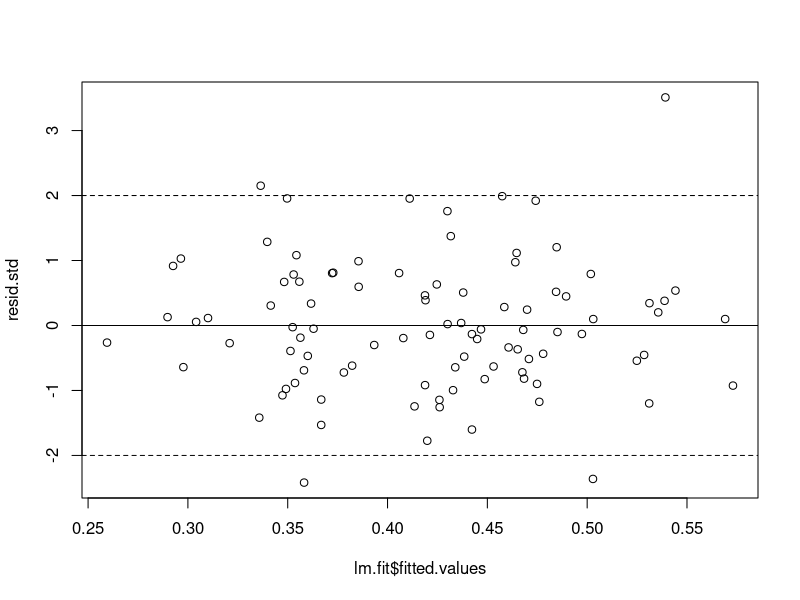

Source code (R):
# 2.2 Linear Gaussian Models - Exercise

bb <- read.table("basketball.txt", header=TRUE)
attach(bb)

head(bb)
n <- nrow(bb)

### ESTIMATE COEFFS USING MLE FORMULA ###

# need:
# X design matrix
# y responses

X <- cbind(rep(1, n), Height, APM, MPG, Age)
y <- PPM

(coeff.est <- solve(t(X) %*% X) %*% t(X) %*% y)

### ESTIMATE COEFFS USING LM FUNCTION ###

lm.fit <- lm(PPM ~ Height + APM + MPG + Age)
lm.fit$coefficients

### ESTIMATE COEFFS USING GLM FUNCTION ###

glm.fit <- glm(PPM ~ Height + APM + MPG + Age, family = "gaussian")
glm.fit$coefficients

### CONFIDENCE INTERVALS FOR PARAMETERS - USING MATH ###

params = 5
sigma.hat <- sqrt(sum(summary(lm.fit)$residuals^2)/(n-params))

cov.est <- sigma.hat^2 * solve(t(X) %*% X)
SE.est <- sqrt(diag(cov.est)) # vector of SEs for all parameters

alpha <- 0.05
t_crit <- qt(alpha/2, n-2, lower.tail = FALSE)

beta.est <- lm.fit$coefficients # vector of estimates for all parameters

# CI for beta0
(CI.beta0.lower <- beta.est[1] - t_crit*SE.est[1])
(CI.beta0.upper <- beta.est[1] + t_crit*SE.est[1])

# CI for beta1
(CI.beta1.lower <- beta.est[2] - t_crit*SE.est[2])
(CI.beta1.upper <- beta.est[2] + t_crit*SE.est[2])

# CI for beta2
(CI.beta2.lower <- beta.est[3] - t_crit*SE.est[3])
(CI.beta2.upper <- beta.est[3] + t_crit*SE.est[3])

# CI for beta3
(CI.beta3.lower <- beta.est[4] - t_crit*SE.est[4])
(CI.beta3.upper <- beta.est[4] + t_crit*SE.est[4])

# CI for beta4
(CI.beta4.lower <- beta.est[5] - t_crit*SE.est[5])
(CI.beta4.upper <- beta.est[5] + t_crit*SE.est[5])

### CONFIDENCE INTERVALS FOR PARAMETERS - USING FUNCTION ### 

confint(lm.fit)

### HYPOTHESIS TESTING FOR PARAMETERS - COMPARING T-STATS ###

# calculate t-statistic for each coefficient
# make sure they match the t-stats in lm output

(t.beta0 <- beta.est[1] / SE.est[1])
(t.beta1 <- beta.est[2] / SE.est[2])
(t.beta2 <- beta.est[3] / SE.est[3])
(t.beta3 <- beta.est[4] / SE.est[4])
(t.beta4 <- beta.est[5] / SE.est[5])

# compare against t_crit

if (abs(t.beta0) < t_crit) { print("Do not reject H0") } else { print("Reject H0") }
if (abs(t.beta1) < t_crit) { print("Do not reject H0") } else { print("Reject H0") }
if (abs(t.beta2) < t_crit) { print("Do not reject H0") } else { print("Reject H0") }
if (abs(t.beta3) < t_crit) { print("Do not reject H0") } else { print("Reject H0") }
if (abs(t.beta4) < t_crit) { print("Do not reject H0") } else { print("Reject H0") }

### HYPOTHESIS TESTING FOR PARAMETERS - COMPARING P-VALUES ###

# calculate p-value for each coefficient
# make sure they match the p-values in lm output

p.beta0 <- 2 * pt(t.beta0, df = n-params, lower.tail = FALSE) 
p.beta1 <- 2 * pt(t.beta1, df = n-params, lower.tail = FALSE) 
p.beta2 <- 2 * pt(t.beta2, df = n-params) # because t = neg
p.beta3 <- 2 * pt(t.beta3, df = n-params, lower.tail = FALSE) 
p.beta4 <- 2 * pt(t.beta4, df = n-params) # because t = neg

# OR could take absolute value for every t
# so it always calculate the right-side tail

p.beta0 <- 2 * pt(abs(t.beta0), df = n-params, lower.tail = FALSE) 
p.beta1 <- 2 * pt(abs(t.beta1), df = n-params, lower.tail = FALSE) 
p.beta2 <- 2 * pt(abs(t.beta2), df = n-params, lower.tail = FALSE)
p.beta3 <- 2 * pt(abs(t.beta3), df = n-params, lower.tail = FALSE) 
p.beta4 <- 2 * pt(abs(t.beta4), df = n-params, lower.tail = FALSE)

# compare against alpha

if (p.beta0 < alpha) { print("Reject H0")} else { print("Do not reject H0") }
if (p.beta1 < alpha) { print("Reject H0")} else { print("Do not reject H0") }
if (p.beta2 < alpha) { print("Reject H0")} else { print("Do not reject H0") }
if (p.beta3 < alpha) { print("Reject H0")} else { print("Do not reject H0") }
if (p.beta4 < alpha) { print("Reject H0")} else { print("Do not reject H0") }

### ANSWER EXERCISE QUESTIONS ###

# Q. Are the variables significant?
# A. The intercept, height and age are potentially *not* significant, because
#    their p-values are high. However, APM and MPG are likely significant,
#    because their p-values are low.

# Q. Can a player's PPM be increased by increasing MPG?
# A. Not necessarily. A one-unit increase in MPG is associated with a 0.0077781
#    increase in PPM when all other variables are held constant. But in 
#    practice, giving a player more minutes on court won't necessarily improve
#    their PPM, which is already scaled for minutes on court. The 0.0077781 
#    increase might be because good players get more time, not the other way
#    around.

### PLOT STANDARDISED RESIDUALS VS FITTED VALUES ###

resid <- lm.fit$residuals
sigma.hat.sq <- sum(resid^2)/lm.fit$df.residual
resid.std <- resid / sqrt(sigma.hat.sq * (1-hat(X)))

plot(lm.fit$fitted.values, resid.std)
abline(h = c(-2, 0, 2), lty = c(2, 1, 2))

# interpretation:
# no clear pattern - good
# only four residuals that are >2 std deviations from mean


detach(bb)
